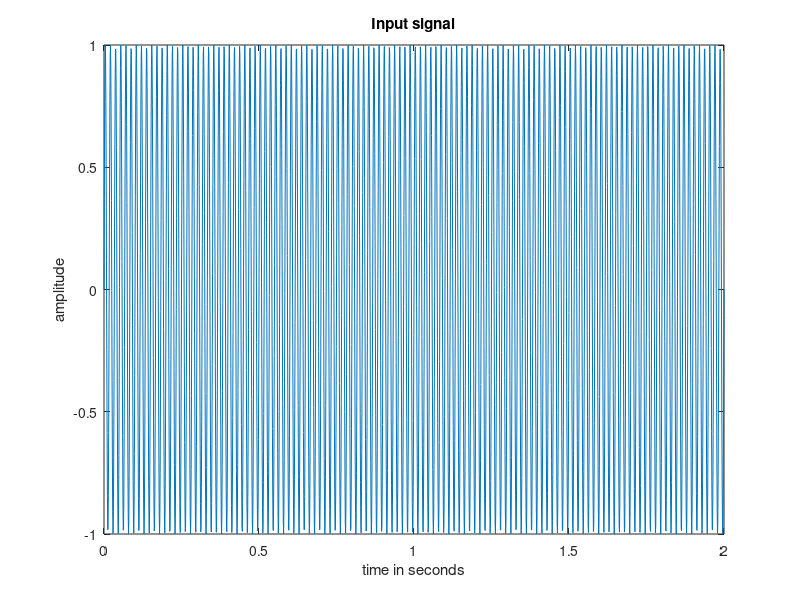

Recreate this plot in MATLAB.
close all; clear all;
cd ~/radarProject/
f = 60;
t = linspace(0,2,2000);
sig = sin(2*pi*f.*t);
figure('Name', 'Input Signal');
clf;
plot(t, sig);
title('Input signal');
xlabel('time in seconds');
ylabel('amplitude');
